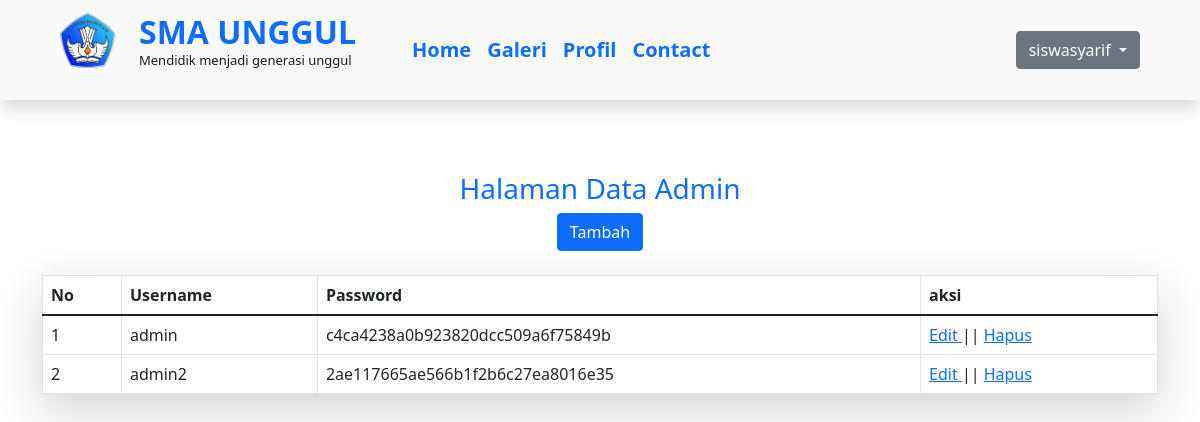
The app's page /Admin/admin.php (signed in) with its own data.
### tables this page shows
CREATE TABLE `akun` (
  `username` varchar(50) NOT NULL,
  `password` varchar(50) NOT NULL,
  `level` int(1) NOT NULL
);

### Admin/admin.php (the view, shortened to what this page needs)
<link rel="stylesheet" href="../css/bootstrap.css">
<link rel="stylesheet" href="../js/bootstrap.js">
<div class="shadow">
    <?php include ('../navbar1.php'); ?>
</div><br>
<?php
  include ("../koneksi_db.php");
    $link = "proses_admin.php";
    switch (isset($_GET['act'])) {
            ?>
            <?php
            default:
            ?>
    <div class="container">
        <center><br><br>
            <h3 class="text-primary"> Halaman Data Admin</h3>
            <button type="button" class="btn btn-primary" onclick="location.href='?menu=admin&act=editor'">Tambah</button> <br><br>
        </center>
            <table border="1" class="table table-bordered rounded shadow-lg">
                <thead>
                    <tr>
                        <th>No</th>
                        <th>Username</th>
                        <th>Password</th>
                        <th>aksi</th>
                    </tr>
                </thead>
                <tbody>
                    <?php
                    $no = 1;
                    $sql = mysqli_query($conn,"SELECT * FROM akun WHERE level = 3") or die("Query error : " . $conn->error);
                    while ($row = mysqli_fetch_array($sql)) {
                        echo '<tr><td>' . $no . '</td>
                        <td>' . $row[0] . '</td>
                        <td>' . $row[1] . '</td>
                        <td><a href="?menu=admin&act=editor&id=' . $row[1] . '">Edit </a>||
                            <a onclick="return confirm(\'Apakah anda yakin akan menghapus?\')"
                                href="' . $link . '?menu=modul&act=delete&id='. $row[0].'">Hapus</a>
                        </td></tr>';
                        $no++;
                    }
                    ?>
                </tbody>
            </table>
    </div>
    <?php
}
?>

### records on screen
akun: username "admin", password "c4ca4238a0b923820dcc509a6f75849b"
akun: username "admin2", password "2ae117665ae566b1f2b6c27ea8016e35"

### other values on screen
$_SESSION[username] "siswasyarif"
